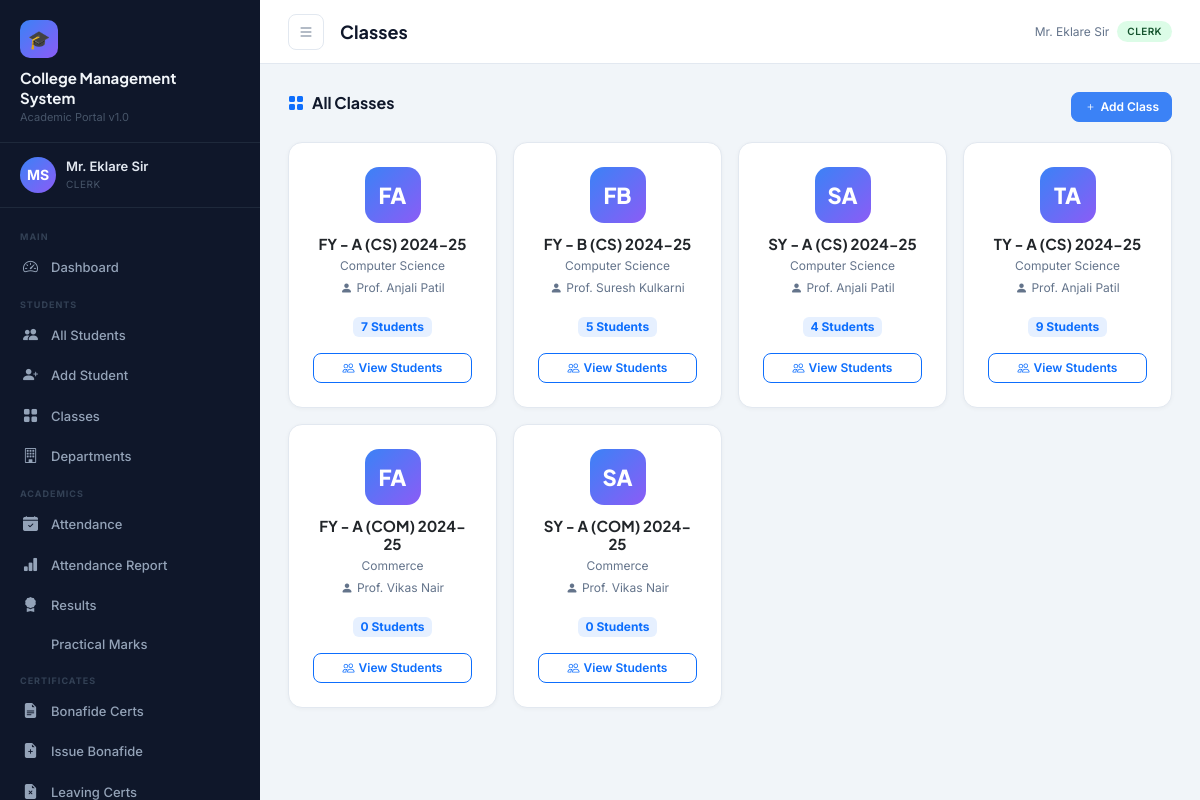
Page /students/classes/ (signed in) on the committed database.
### accounts/models.py (models this page shows, shortened)
class User(AbstractUser):
    ROLE_CHOICES = [
        ('principal', 'Principal'),
        ('staff', 'Staff / Teacher'),
        ('clerk', 'Clerk'),
        ('accountant', 'Accountant'),
    ]
    role = models.CharField(max_length=20, choices=ROLE_CHOICES, default='staff')
    phone = models.CharField(max_length=15, blank=True)
    address = models.TextField(blank=True)
    profile_photo = models.ImageField(upload_to='profiles/', blank=True, null=True)
    department = models.CharField(max_length=100, blank=True)
    employee_id = models.CharField(max_length=20, unique=True, null=True, blank=True)

### students/models.py (models this page shows, shortened)
class Class(models.Model):
    name = models.CharField(max_length=50)  # e.g., FY, SY, TY
    division = models.CharField(max_length=5)  # A, B, C
    department = models.ForeignKey(Department, on_delete=models.CASCADE, related_name='classes')
    academic_year = models.CharField(max_length=10)  # e.g., 2024-25
    class_teacher = models.CharField(max_length=100, blank=True)
    class Meta:
        unique_together = ['name', 'division', 'department', 'academic_year']
        verbose_name_plural = 'Classes'
    def __str__(self):
        return f"{self.name} - {self.division} ({self.department.code}) {self.academic_year}"

class Department(models.Model):
    name = models.CharField(max_length=100)
    code = models.CharField(max_length=10, unique=True)
    head = models.CharField(max_length=100, blank=True)

### students/views.py (the view)
        def wrapper(request, *args, **kwargs):
            if not request.user.is_authenticated:
                return redirect('login')
            if request.user.role not in roles:
                messages.error(request, 'Access denied.')
                return redirect('dashboard')
            return func(request, *args, **kwargs)

### students/views.py (called while the page is built)
def role_required(*roles):
    def decorator(func):
        def wrapper(request, *args, **kwargs):
            if not request.user.is_authenticated:
                return redirect('login')
            if request.user.role not in roles:
                messages.error(request, 'Access denied.')
                return redirect('dashboard')
            return func(request, *args, **kwargs)
        wrapper.__name__ = func.__name__
        return wrapper
    return decorator

@login_required
@role_required('principal', 'clerk')
def class_list(request):
    classes = Class.objects.select_related('department').annotate_student_count() if False else Class.objects.select_related('department').all()
    return render(request, 'students/class_list.html', {'classes': classes})

### templates/students/class_list.html (shortened to what this page needs)
{% extends 'base.html' %}
{% block page_title %}Classes{% endblock %}
{% block content %}
<div class="section-header">
  <h5><i class="bi bi-grid-fill text-primary me-2"></i>All Classes</h5>
  {% if request.user.role == 'principal' or request.user.role == 'clerk' %}
  <a href="{% url 'class_add' %}" class="btn btn-primary btn-sm"><i class="bi bi-plus me-1"></i>Add Class</a>
  {% endif %}
</div>
<div class="row g-3">
  {% for cls in classes %}
  <div class="col-md-4 col-lg-3">
    <div class="card h-100">
      <div class="card-body p-4 text-center">
        <div style="width:56px;height:56px;background:linear-gradient(135deg,#3b82f6,#8b5cf6);border-radius:14px;display:flex;align-items:center;justify-content:center;font-size:22px;font-weight:800;color:#fff;margin:0 auto 12px;font-family:'Plus Jakarta Sans',sans-serif;">
          {{ cls.name|first }}{{ cls.division }}
        </div>
        <h6 style="font-family:'Plus Jakarta Sans',sans-serif;font-weight:700;font-size:15px;margin-bottom:4px;">{{ cls }}</h6>
        <div class="text-muted-sm">{{ cls.department.name }}</div>
        {% if cls.class_teacher %}<div class="text-muted-sm mt-1"><i class="bi bi-person-fill me-1"></i>{{ cls.class_teacher }}</div>{% endif %}
        <div class="mt-3">
          <span class="badge bg-primary bg-opacity-10 text-primary" style="font-size:12px;">
            {{ cls.students.count }} Students
          </span>
        </div>
        <a href="{% url 'student_list' %}?class={{ cls.pk }}" class="btn btn-outline-primary btn-sm mt-3 w-100">
          <i class="bi bi-people me-1"></i>View Students
        </a>
      </div>
    </div>
  </div>
  {% empty %}
  <div class="col-12"><div class="empty-state"><i class="bi bi-grid"></i><p>No classes created yet</p></div></div>
  {% endfor %}
</div>
{% endblock %}

### templates/base.html (shortened to what this page needs)
{% load static %}
<!DOCTYPE html>
<html lang="en">
<head>
  <link href="https://cdn.jsdelivr.net/npm/bootstrap@5.3.2/dist/css/bootstrap.min.css" rel="stylesheet"/>
  <link href="https://cdn.jsdelivr.net/npm/bootstrap-icons@1.11.3/font/bootstrap-icons.css" rel="stylesheet"/>
<link rel="stylesheet"
href="https://cdnjs.cloudflare.com/ajax/libs/cropperjs/1.6.1/cropper.min.css"/>
</head>
<body>
<aside class="sidebar" id="sidebar">
  <div class="sidebar-brand">
    <div class="logo-icon">🎓</div>
    <div class="college-name">College Management<br>System</div>
    <div class="college-subtitle">Academic Portal v1.0</div>
  </div>
  <div class="sidebar-user">
    {% if request.user.profile_photo %}
    <img src="{{ request.user.profile_photo.url }}"
         class="avatar"
         style="object-fit:cover;">
{% else %}
    <div class="avatar">
        {{ request.user.first_name|first|upper }}{{ request.user.last_name|first|upper }}
    </div>
{% endif %}
    <div class="user-info">
      <div class="name">{{ request.user.get_full_name|default:request.user.username }}</div>
      <div class="role">{{ request.user.get_role_display }}</div>
    </div>
  </div>
  <nav class="sidebar-nav">
    <div class="nav-section-label">Main</div>
    <div class="nav-item">
      <a href="{% url 'dashboard' %}" class="{% if request.resolver_match.url_name == 'dashboard' %}active{% endif %}">
        <i class="bi bi-speedometer2"></i> Dashboard
      </a>
    </div>
    <div class="nav-section-label">Students</div>
    <div class="nav-item">
      <a href="{% url 'student_list' %}" class="{% if 'student' in request.resolver_match.url_name %}active{% endif %}">
        <i class="bi bi-people-fill"></i> All Students
      </a>
    </div>
    {% if request.user.role in 'principal,clerk' %}
    <div class="nav-item">
      <a href="{% url 'student_add' %}"><i class="bi bi-person-plus-fill"></i> Add Student</a>
    </div>
    {% endif %}
    <div class="nav-item">
      <a href="{% url 'class_list' %}"><i class="bi bi-grid-fill"></i> Classes</a>
    </div>
    <div class="nav-item">
      <a href="{% url 'department_list' %}"><i class="bi bi-building"></i> Departments</a>
    </div>
    <div class="nav-section-label">Academics</div>
    <div class="nav-item">
      <a href="{% url 'attendance_dashboard' %}" class="{% if 'attendance' in request.resolver_match.url_name %}active{% endif %}">
        <i class="bi bi-calendar-check-fill"></i> Attendance
      </a>
    </div>
    <div class="nav-item">
      <a href="{% url 'attendance_report' %}"><i class="bi bi-bar-chart-fill"></i> Attendance Report</a>
    </div>
    <div class="nav-item">
      <a href="{% url 'results_dashboard' %}" class="{% if 'result' in request.resolver_match.url_name or 'exam' in request.resolver_match.url_name %}active{% endif %}">
        <i class="bi bi-award-fill"></i> Results
      </a>
    </div>
    <div class="nav-item">
      <a href="{% url 'practical_marks' %}"> Practical Marks</a>
    </div>
    {% if request.user.role == 'principal' or request.user.role == 'clerk' %}
    <div class="nav-section-label">Certificates</div>
    <div class="nav-item">
      <a href="{% url 'bonafide_list' %}" class="{% if 'bonafide' in request.resolver_match.url_name %}active{% endif %}">
        <i class="bi bi-file-earmark-text-fill"></i> Bonafide Certs
      </a>
    </div>
    <div class="nav-item">
      <a href="{% url 'issue_bonafide' %}"><i class="bi bi-file-earmark-plus-fill"></i> Issue Bonafide</a>
    </div>
    <div class="nav-item">
      <a href="{% url 'leaving_cert_list' %}"><i class="bi bi-file-earmark-x-fill"></i> Leaving Certs</a>
    </div>
    {% endif %}
  </nav>
</aside>
<div class="main-wrap">
  <div class="topbar">
    <button class="btn-icon sidebar-toggle" onclick="document.getElementById('sidebar').classList.toggle('open')">
      <i class="bi bi-list"></i>
    </button>
    <div class="page-title">{% block page_title %}Dashboard{% endblock %}</div>
    <div class="d-flex align-items-center gap-2">
      <span class="text-muted-sm d-none d-md-inline">{{ request.user.get_full_name|default:request.user.username }}</span>
      <span class="badge-role badge-{{ request.user.role }}">{{ request.user.get_role_display }}</span>
    </div>
  </div>
  <div class="main-content">
    {% block content %}{% endblock %}
  </div>
</div>
</body>
</html>

### templates/base.html (style rules this page uses)
:root { --sidebar-bg: #0f172a; --sidebar-width: 260px; --sidebar-text: #94a3b8; --sidebar-hover: #1e293b; --sidebar-active: #3b82f6; --topbar-h: 64px; --accent: #3b82f6; --accent2: #8b5cf6; --success: #10b981; --warning: #f59e0b; --danger: #ef4444; --bg: #f1f5f9; --card-bg: #ffffff; --text-primary: #0f172a; --text-secondary: #64748b; --border: #e2e8f0; }
* { box-sizing: border-box; margin: 0; padding: 0; }
body { font-family: 'Inter', sans-serif; background: var(--bg); color: var(--text-primary); overflow-x: hidden; }
.sidebar { position: fixed; top: 0; left: 0; height: 100vh; width: var(--sidebar-width); background: var(--sidebar-bg); z-index: 1000; display: flex; flex-direction: column; transition: transform .3s ease; overflow-y: auto; }
.sidebar-brand { padding: 20px 20px 16px; border-bottom: 1px solid #1e293b; }
.sidebar-brand .college-name { font-family: 'Plus Jakarta Sans', sans-serif; font-size: 15px; font-weight: 700; color: #f1f5f9; line-height: 1.3; }
.sidebar-brand .college-subtitle { font-size: 11px; color: #475569; margin-top: 2px; }
.sidebar-brand .logo-icon { width: 38px; height: 38px; background: linear-gradient(135deg, var(--accent), var(--accent2)); border-radius: 10px; display: flex; align-items: center; justify-content: center; font-size: 18px; margin-bottom: 10px; }
.sidebar-user { padding: 14px 20px; border-bottom: 1px solid #1e293b; display: flex; align-items: center; gap: 10px; }
.sidebar-user .avatar { width: 36px; height: 36px; border-radius: 50%; background: linear-gradient(135deg, var(--accent), var(--accent2)); display: flex; align-items: center; justify-content: center; font-size: 14px; font-weight: 700; color: #fff; flex-shrink: 0; }
.sidebar-user .user-info .name { font-size: 13px; font-weight: 600; color: #e2e8f0; }
.sidebar-user .user-info .role { font-size: 10px; color: #475569; text-transform: uppercase; letter-spacing: .5px; }
.sidebar-nav { padding: 12px 0; flex: 1; }
.nav-section-label { font-size: 9px; font-weight: 700; text-transform: uppercase; letter-spacing: 1px; color: #334155; padding: 10px 20px 4px; }
.nav-item a { display: flex; align-items: center; gap: 10px; padding: 9px 20px; color: var(--sidebar-text); text-decoration: none; font-size: 13px; font-weight: 500; border-left: 3px solid transparent; transition: all .2s; }
.nav-item a i { font-size: 15px; width: 18px; flex-shrink: 0; }
.main-wrap { margin-left: var(--sidebar-width); min-height: 100vh; display: flex; flex-direction: column; }
.topbar { position: sticky; top: 0; height: var(--topbar-h); background: var(--card-bg); border-bottom: 1px solid var(--border); display: flex; align-items: center; padding: 0 28px; gap: 16px; z-index: 100; }
.topbar .page-title { font-family: 'Plus Jakarta Sans',sans-serif; font-size: 18px; font-weight: 700; flex: 1; }
.topbar .btn-icon { width: 36px; height: 36px; border-radius: 8px; border: 1px solid var(--border); background: transparent; display: flex; align-items: center; justify-content: center; cursor: pointer; transition: background .2s; color: var(--text-secondary); }
.main-content { flex: 1; padding: 28px; }
.card { border: 1px solid var(--border); border-radius: 14px; background: var(--card-bg); box-shadow: 0 1px 4px rgba(0,0,0,.04); }
.badge-role { display: inline-block; font-size: 10px; padding: 3px 10px; border-radius: 100px; font-weight: 600; text-transform: uppercase; letter-spacing: .4px; }
.badge-clerk { background: #dcfce7; color: #14532d; }
.btn { border-radius: 8px; font-size: 13px; font-weight: 600; padding: 8px 16px; }
.btn-primary { background: var(--accent); border-color: var(--accent); }
.btn-sm { padding: 5px 12px; font-size: 12px; }
.sidebar-toggle { display: none; }
.text-muted-sm { font-size: 12px; color: var(--text-secondary); }
.section-header { display: flex; align-items: center; justify-content: space-between; margin-bottom: 20px; }
.section-header h5 { font-family: 'Plus Jakarta Sans',sans-serif; font-weight: 700; font-size: 16px; }
.avatar { width:36px; height:36px; border-radius:50%; object-fit:cover; }

### rows in the picture
User: user.first_name|first "M", user.last_name|first "S", user.get_full_name "Mr. Eklare Sir", user.role "CLERK"
Class: name|first "F", division "A", name+division+department "FY - A (CS) 2024-25", department.name "Computer Science", class_teacher "Prof. Anjali Patil", students.count "7"
Class: name|first "F", division "B", name+division+department "FY - B (CS) 2024-25", department.name "Computer Science", class_teacher "Prof. Suresh Kulkarni", students.count "5"
Class: name|first "S", division "A", name+division+department "SY - A (CS) 2024-25", department.name "Computer Science", class_teacher "Prof. Anjali Patil", students.count "4"
Class: name|first "T", division "A", name+division+department "TY - A (CS) 2024-25", department.name "Computer Science", class_teacher "Prof. Anjali Patil", students.count "9"
Class: name|first "F", division "A", name+division+department "FY - A (COM) 2024-25", department.name "Commerce", class_teacher "Prof. Vikas Nair", students.count "0"
Class: name|first "S", division "A", name+division+department "SY - A (COM) 2024-25", department.name "Commerce", class_teacher "Prof. Vikas Nair", students.count "0"
